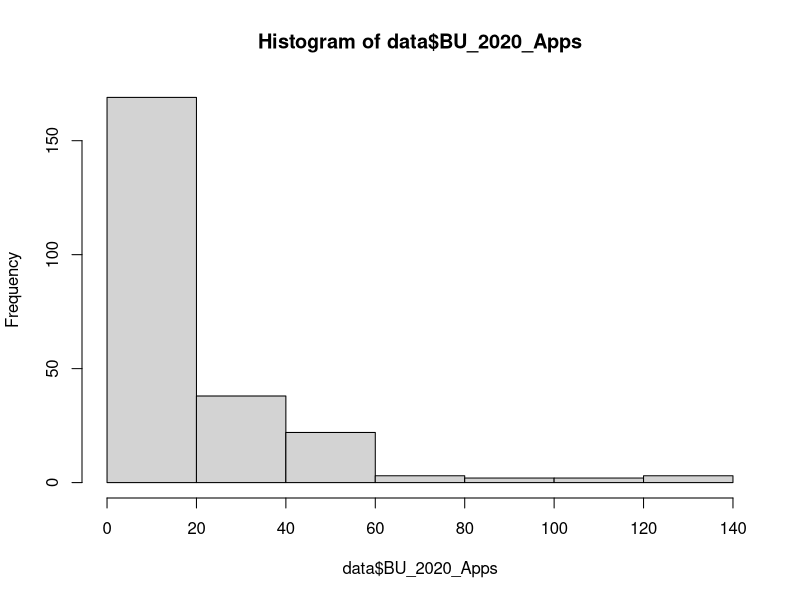
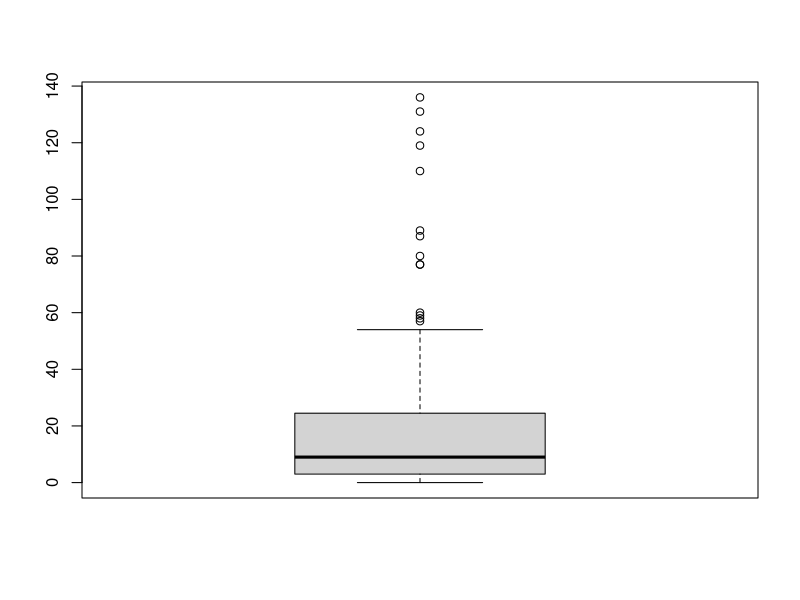
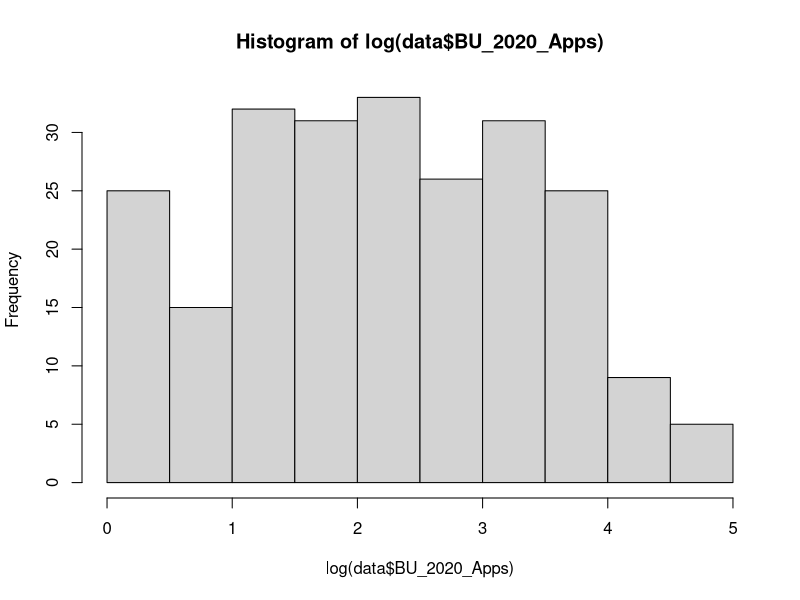
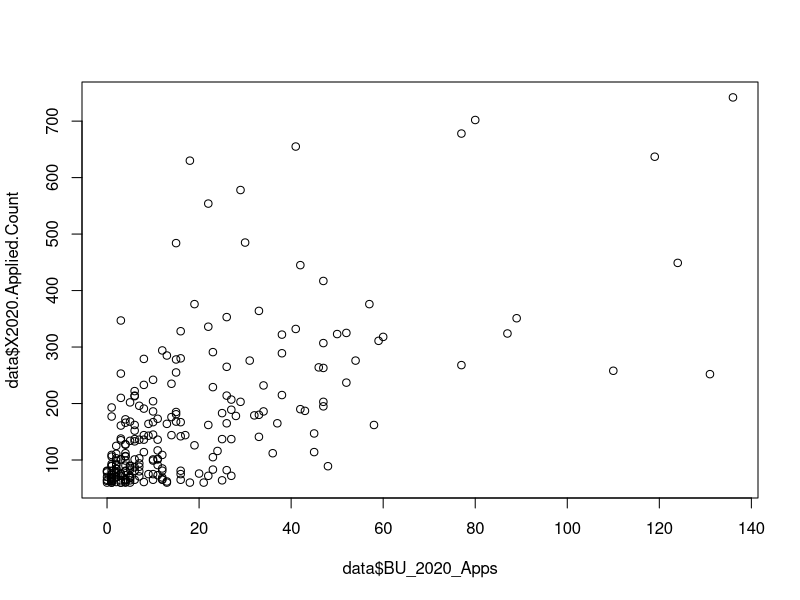
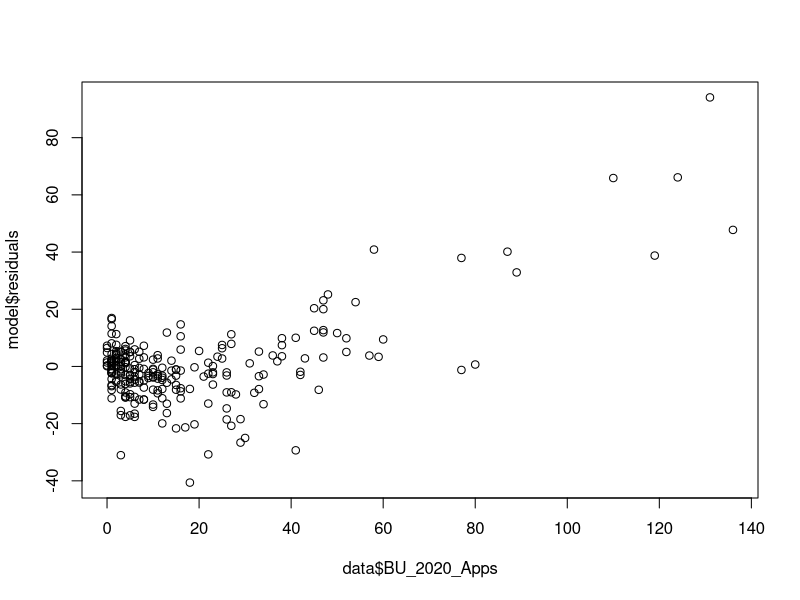
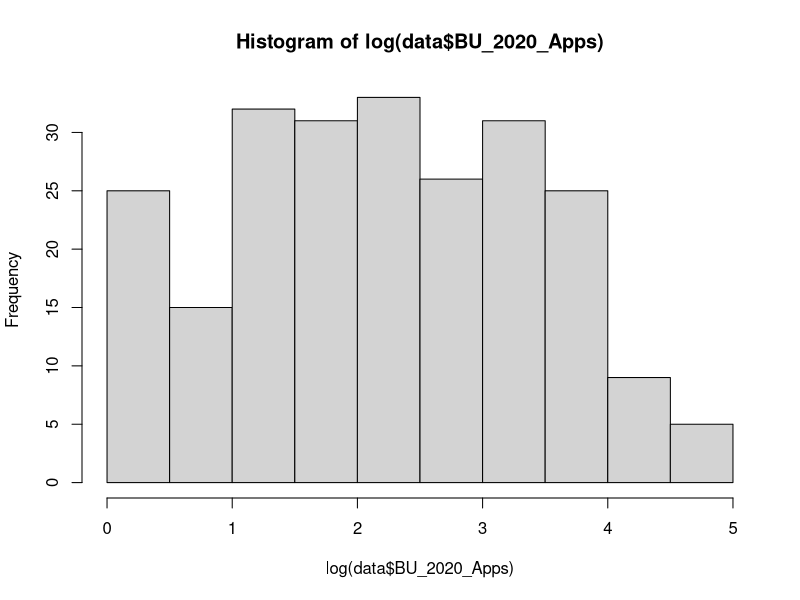

Source code (R) for these figures, in order:
#setwd("C:/Users/Peter's Laptop/Documents/CS555F21DataAnalysisR")

#Read CSV files 
data = read.csv("240_Feeder_data.csv", header = TRUE)

#Distribution of response variable
hist(data$BU_2020_Apps)
boxplot(data$BU_2020_Apps)

#Distribution of response variable after ln transformation
hist(log(data$BU_2020_Apps))
data$BU_Log_Apps = log(data$BU_2020_Apps)

#Visualizing relationship between various predictors and the response variable
plot(data$BU_2020_Apps, data$X2020.Applied.Count)

#Multiple Linear Regression
model = lm(data$BU_2020_Apps ~ data$UGDS + data$X2020.Applied.Count + data$LSATMedDiff + data$GPAMedDiff)
summary(model)
plot(data$BU_2020_Apps, model$residuals)
hist(log(data$BU_2020_Apps))
